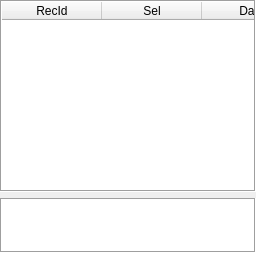
    <widget class="QWidget" name="widget_2" native="true">
     <property name="sizePolicy">
      <sizepolicy hsizetype="Expanding" vsizetype="Expanding">
       <horstretch>0</horstretch>
       <verstretch>0</verstretch>
      </sizepolicy>
     </property>
     <property name="focusPolicy">
      <enum>Qt::ClickFocus</enum>
     </property>
     <layout class="QHBoxLayout" name="horizontalLayout_3">
      <property name="leftMargin">
       <number>0</number>
      </property>
      <property name="topMargin">
       <number>0</number>
      </property>
      <property name="rightMargin">
       <number>0</number>
      </property>
      <property name="bottomMargin">
       <number>0</number>
      </property>
      <item>
       <widget class="QWidget" name="widget_4" native="true">
        <property name="focusPolicy">
         <enum>Qt::ClickFocus</enum>
        </property>
        <layout class="QVBoxLayout" name="verticalLayout">
         <property name="leftMargin">
          <number>0</number>
         </property>
         <property name="topMargin">
          <number>0</number>
         </property>
         <property name="rightMargin">
          <number>0</number>
         </property>
         <property name="bottomMargin">
          <number>0</number>
         </property>
         <item>
          <widget class="EQTableWidget" name="tblData">
           <property name="focusPolicy">
            <enum>Qt::ClickFocus</enum>
           </property>
           <property name="frameShape">
            <enum>QFrame::Box</enum>
           </property>
           <property name="frameShadow">
            <enum>QFrame::Sunken</enum>
           </property>
           <property name="horizontalScrollBarPolicy">
            <enum>Qt::ScrollBarAlwaysOff</enum>
           </property>
           <property name="editTriggers">
            <set>QAbstractItemView::NoEditTriggers</set>
           </property>
           <property name="tabKeyNavigation">
            <bool>true</bool>
           </property>
           <property name="selectionMode">
            <enum>QAbstractItemView::SingleSelection</enum>
           </property>
           <property name="selectionBehavior">
            <enum>QAbstractItemView::SelectRows</enum>
           </property>
           <attribute name="verticalHeaderVisible">
            <bool>false</bool>
           </attribute>
           <attribute name="verticalHeaderDefaultSectionSize">
            <number>25</number>
           </attribute>
           <column>
            <property name="text">
             <string>RecId</string>
            </property>
           </column>
           <column>
            <property name="text">
             <string>Sel</string>
            </property>
           </column>
           <column>
            <property name="text">
             <string>Date</string>
            </property>
           </column>
           <column>
            <property name="text">
             <string>Sale</string>
            </property>
           </column>
           <column>
            <property name="text">
             <string>Name</string>
            </property>
           </column>
           <column>
            <property name="text">
             <string>Debit</string>
            </property>
           </column>
           <column>
            <property name="text">
             <string>Credit</string>
            </property>
           </column>
           <column>
            <property name="text">
             <string>VAT</string>
            </property>
           </column>
           <column>
            <property name="text">
             <string>Tax</string>
            </property>
           </column>
           <column>
            <property name="text">
             <string>Side</string>
            </property>
           </column>
           <column>
            <property name="text">
             <string>Source</string>
            </property>
           </column>
           <column>
            <property name="text">
             <string>Source id</string>
            </property>
           </column>
          </widget>
         </item>
         <item>
          <widget class="EQTableWidget" name="tblTotal">
           <property name="minimumSize">
            <size>
             <width>0</width>
             <height>55</height>
            </size>
           </property>
           <property name="maximumSize">
            <size>
             <width>16777215</width>
             <height>55</height>
            </size>
           </property>
           <property name="focusPolicy">
            <enum>Qt::ClickFocus</enum>
           </property>
           <property name="frameShape">
            <enum>QFrame::Box</enum>
           </property>
           <property name="horizontalScrollBarPolicy">
            <enum>Qt::ScrollBarAlwaysOff</enum>
           </property>
           <property name="editTriggers">
            <set>QAbstractItemView::NoEditTriggers</set>
           </property>
           <property name="selectionMode">
            <enum>QAbstractItemView::NoSelection</enum>
           </property>
           <attribute name="horizontalHeaderVisible">
            <bool>false</bool>
           </attribute>
           <attribute name="verticalHeaderVisible">
            <bool>false</bool>
           </attribute>
           <attribute name="verticalHeaderDefaultSectionSize">
            <number>25</number>
           </attribute>
           <column>
            <property name="text">
             <string>RecId</string>
            </property>
           </column>
           <column>
            <property name="text">
             <string>Sel</string>
            </property>
           </column>
           <column>
            <property name="text">
             <string>Date</string>
            </property>
           </column>
           <column>
            <property name="text">
             <string>ItemCode</string>
            </property>
           </column>
           <column>
            <property name="text">
             <string>Item</string>
            </property>
           </column>
           <column>
            <property name="text">
             <string>Debit</string>
            </property>
           </column>
           <column>
            <property name="text">
             <string>Credit</string>
            </property>
           </column>
           <column>
            <property name="text">
             <string>VAT</string>
            </property>
           </column>
           <column>
            <property name="text">
             <string>Tax</string>
            </property>
           </column>
           <column>
            <property name="text">
             <string>Side</string>
            </property>
           </column>
          </widget>
         </item>
        </layout>
       </widget>
      </item>
     </layout>
    </widget>
